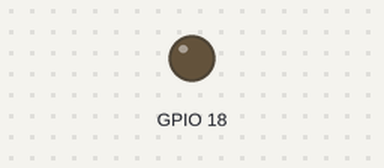
The program below on a simulated Raspberry Pi (BCM pin numbers). Shown: output pins drawn as LEDs (lit = HIGH).

Above: at 0.1 s.
At 1.1 s:
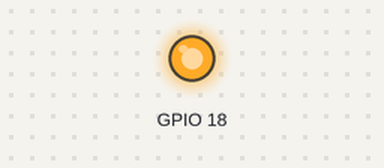
Timing chart, 0 to 2.6 s (numbered marks = the images above):
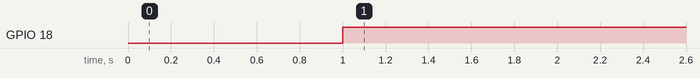

The program:

On-Off-Relay.py
```python
#Import all neccessary features to code.
import RPi.GPIO as GPIO
from time import sleep

#If code is stopped during active it will stay active
#This may produce a warning if restarted, this
#line prevents that.
GPIO.setwarnings(False)
#This means we will refer to the GPIO
#by the number after GPIO.
GPIO.setmode(GPIO.BCM)
#This sets up the GPIO 18 pin as an output pin
GPIO.setup(18, GPIO.OUT)

while (True):

    #This Turns Relay Off. Brings Voltage to Max GPIO can output ~3.3V

    #Wait 1 Seconds
    sleep(1)
    #Turns Relay On. Brings Voltage to Min GPIO can output ~0V.
    GPIO.output(18, 1)
    #Wait 1 Seconds
    sleep(1)
```

Measured:
- by itself, GPIO 18: LOW → HIGH at 1.0 s
